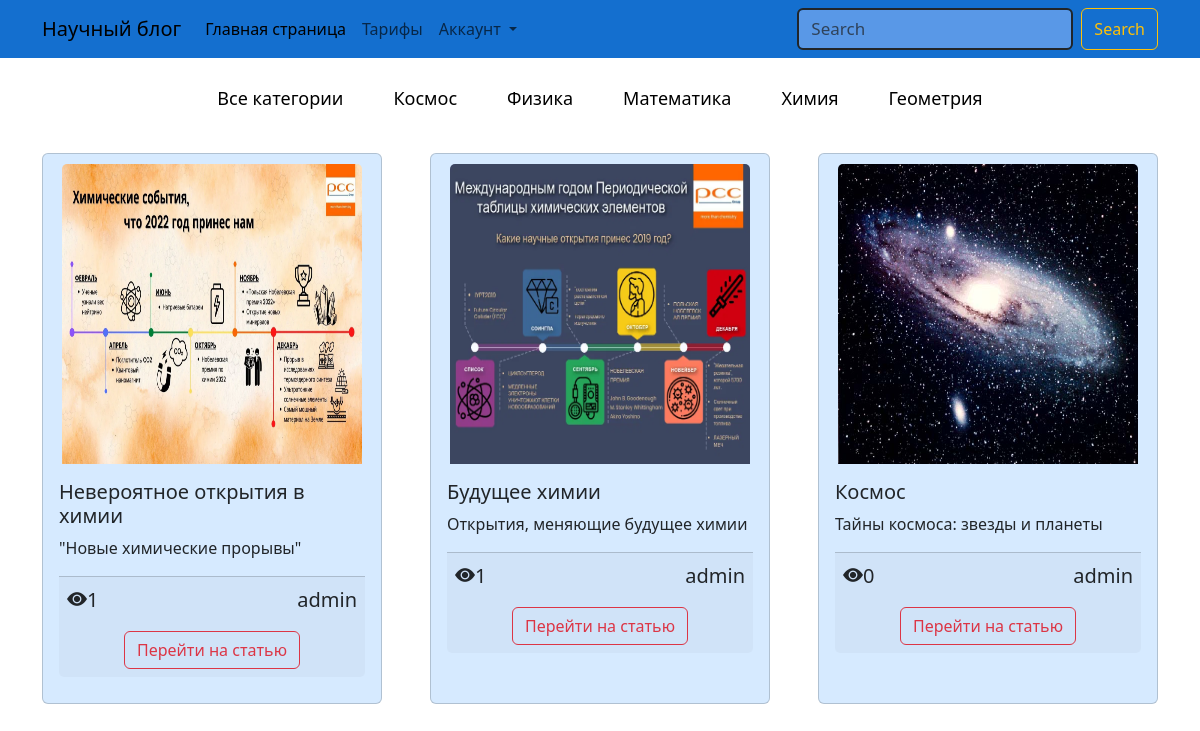
The page / on the database its author committed.
### pages/models.py (models this page shows, shortened)
class Categories(models.Model):
    name = models.CharField(max_length=250, verbose_name='Имя категории')
    class Meta:
        verbose_name = 'Категория'
        verbose_name_plural = 'Категории'

class Articles(models.Model):
    title = models.CharField(max_length=250, verbose_name='Заголовок')
    quantity_views = models.IntegerField(default=0, verbose_name='Кло-во просмотров')
    description = models.TextField(verbose_name='Описание')
    card_description = models.TextField(verbose_name='Короткое описание', validators=[
        MinLengthValidator(25),  # MinLengthValidator -> минимальных значений
        MaxLengthValidator(35)  # MaxLengthValidator -> максимальных значений
    ])
    is_published = models.BooleanField(default=True, verbose_name='Опубликовать')
    is_banned = models.BooleanField(default=False, verbose_name='Заблокированная статья')
    category = models.ForeignKey(Categories, on_delete=models.CASCADE, verbose_name='Категория')
    creation_datetime = models.DateTimeField(auto_now_add=True, verbose_name='Время и дата создания')
    updates_datetime = models.DateTimeField(auto_now=True, verbose_name='Время и дата обновления')
    author = models.ForeignKey(User, on_delete=models.SET_NULL, null=True, blank=True, verbose_name='Автар статьи')
    subject_article = models.ManyToManyField(Subjects, verbose_name='Тематика статьи')
    timing_article = models.TimeField(auto_now_add=False, verbose_name='Хронометраж статьи')
    slug = models.SlugField(max_length=250)
    def get_first_photo(self):
        try:
            photo = self.gallery_articles.all().first()
            return photo.image.url
        except Exception as e:
            print(e)
            return 'https://cdn.vectorstock.com/i/500p/46/50/missing-picture-page-for-website-design-or-mobile-vector-27814650.jpg'
    class Meta:
        verbose_name = 'Статья'
        verbose_name_plural = 'Статьи'

class GalleryArticles(models.Model):
    image = models.ImageField(upload_to='articles/', verbose_name='Фотки')
    article = models.ForeignKey(Articles, on_delete=models.CASCADE, related_name='gallery_articles')

### pages/views.py (the view)
# urls.py: path('', views.IndexView.as_view(), name='index_page'),
class IndexView(ListView):
    model = Articles
    context_object_name = 'articles'
    template_name = 'pages/index.html'
    paginate_by = 3
    extra_context = {
          'title': 'Главная страница',
          'categories': Categories.objects.all()
    }

### pages/templates/pages/index.html (shortened to what this page needs)
{% extends 'base.html' %}
{% load pages_tag %}
{% block content %}
<section class="categories">
    <ul class="category-list">
        <li><a href="{% url 'index_page' %}" class="category-item">Все категории</a></li>
        {% for category in categories %}
        <li><a href="{% url 'show_category' category.pk %}" class="category-item">{{ category.name }}</a></li>
        {% endfor %}
    </ul>
</section>
<section class="articles container">
    <div class="row row-cols-1 row-cols-md-3 g-5">
        {% for article in articles %}
        <div class="col">
            <div class="card custom-card h-100">
                <div style="margin: 0 auto;">
                    <img src="{{ article.get_first_photo }}" class="card-img-top" style="width: 300px; height: 300px"
                         alt="...">
                </div>
                <div class="card-body">
                    <h5 class="card-title">{{ article.title }}</h5>
                    <p class="card-text">{{ article.card_description }}</p>
                    <div class="card-footer p-2">
                        <div class="d-flex justify-content-between">
                            <p class="card-text fs-5"><i class="bi bi-eye-fill"></i>{{ article.quantity_views }}</p>
                            <p class="card-text fs-5">{{ article.author }}</p>
                        </div>
                        <div class="d-flex justify-content-center">
                            <a href="{% url 'detail_page' article.slug %}" class="btn btn-outline-danger">
                                Перейти на статью
                            </a>
                        </div>
                    </div>
                </div>
            </div>
        </div>
        {% endfor %}
    </div>
</section>
{% endblock content %}

### templates/base.html (shortened to what this page needs)
{% load static %}
<!doctype html>
<html lang="en">
<head>
    <link href="https://cdn.jsdelivr.net/npm/bootstrap@5.3.3/dist/css/bootstrap.min.css" rel="stylesheet"
>
    <link rel="stylesheet" href="https://cdn.jsdelivr.net/npm/bootstrap-icons@1.11.3/font/bootstrap-icons.min.css">
    <link rel="stylesheet" href="{% static 'css/style.css' %}">
</head>
<body>
<nav class="navbar navbar-expand-lg header-custom">
    <div class="container">
        <a class="navbar-brand" href="{% url 'index_page' %}">Научный блог</a>
        <div class="collapse navbar-collapse" id="navbarSupportedContent">
            <ul class="navbar-nav me-auto mb-2 mb-lg-0">
                <li class="nav-item">
                    <a class="nav-link active" aria-current="page" href="{% url 'index_page' %}">Главная страница</a>
                </li>
                <li class="nav-item">
                    <a class="nav-link" href="{% url 'tariff_plan_page' %}">Тарифы</a>
                </li>
                <li class="nav-item dropdown">
                    <a class="nav-link dropdown-toggle" href="#" role="button" data-bs-toggle="dropdown"
                       aria-expanded="false">
                        {% if request.user.is_authenticated %}
                        Пользователь {{ request.user.username }}
                        {% else %}
                        Аккаунт
                        {% endif %}
                    </a>
                </li>
            </ul>
            <form class="d-flex" role="search" method="get" action="{% url 'search_article_active' %}">
                <input class="form-control me-2 custom-form" name="q" type="search" placeholder="Search" aria-label="Search">
                <button class="btn btn-outline-warning" type="submit">Search</button>
            </form>
        </div>
    </div>
</nav>
{% block content %}
{% endblock content %}
</body>
</html>

### static/css/style.css (style rules this page uses)
* { text-decoration: none; list-style: none; margin: 0; padding: 0; }
body { background: url('https://www.unite.ai/wp-content/uploads/2023/12/601b1bfb-b5f9-4a7d-9a5d-a04616685e42.jpg'); background-repeat: no-repeat; background-size: cover; }
.header-custom { background-color: #146fcf; border-bottom: 2px solid white; }
.categories { margin: 15px 0; display: flex; justify-content: center; align-items: center; }
.category-list { display: flex; gap: 50px; background-color: white; padding: 10px; }
.custom-card { background-color: #d6eaff; transition: .3s; padding: 10px 0px; }
.category-item { text-decoration: none; color: black; font-size: 18px; font-weight: 500; transition: .3s }
.custom-form { background-color: #5998e7; font-size: 17px; padding: 6px 12px; border: 2px solid ; }

### rows shown on the page
Categories: name "Космос"
Categories: name "Физика"
Categories: name "Математика"
Categories: name "Химия"
Categories: name "Геометрия"
Articles: get_first_photo (picture), title "Невероятное открытия в химии", card_description "\"Новые химические прорывы\"", quantity_views "1", author "admin"
Articles: get_first_photo (picture), title "Будущее химии", card_description "Открытия, меняющие будущее химии", quantity_views "1", author "admin"
Articles: get_first_photo (picture), title "Космос", card_description "Тайны космоса: звезды и планеты", quantity_views "0", author "admin"
